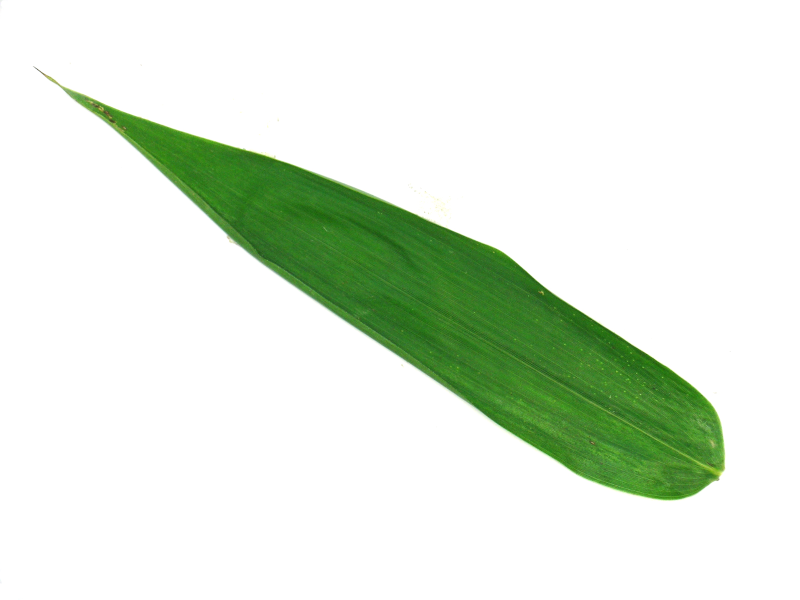
#> input picture model/Leaves/1027.jpg, 1600 x 1200 px, found by its file name (shown at 1/2 size); its folder holds only this picture in this run
$ jupyter execute --allow-errors image_preprocessing.ipynb   (shell and % lines are left out)   (older library calls are emulated)
#> lines starting #> are read from the running program, lines starting #| are printed output that depends on the picture; after the words box and inside, x2 and y2 are one past the last pixel; in counts of white or black regions, pixels touching at a corner belong together
[cell 1]
from google.colab import drive
drive.mount('/content/drive')

[cell 2]
cd /content/drive/MyDrive/inter_iit

[cell 3]
import os
import cv2
import numpy as np
import pandas as pd
import mahotas as mt
from matplotlib import pyplot as plt

[cell 4]
dest = r'/content/drive/MyDrive/inter_iit/Leaves/'
images = os.listdir(dest)

[cell 5]
category_points = [1001,1059,1060,1122,1552,1616,1123,1194,1195,1267,1268,1323,1324,1385,1386,1437,1497,1551,1438,1496,2001,2050,2051,2113,2114,2165,2166,2230,2231,2290,2291,2346,2347,2423,2424,2485,2486,2546,2547,2612,2616,2675,3001,3055,3056,3110,3111,3175,3176,3229,3230,3281,3282,3334,3335,3389,3390,3446,3447,3510,3511,3563,3566,3621]

[cell 6]
def dataset_creation():
    attributes = ['area','perimeter','length','width','aspect_ratio','rectangularity','circularity', 'mean_r','mean_g','mean_b','stdd_r','stdd_g','std_b', 'contrast','correlation','inverse_difference_moments','entropy','target']
    dataframe = pd.DataFrame([], columns=attributes)
    for imgs in images:
        img_path = dest + imgs
        main_image = cv2.imread(img_path)
#> main_image is the input picture: shape (1200, 1600, 3); mean B, G, R 220.1, 234.3, 223.6

        image = cv2.cvtColor(main_image, cv2.COLOR_BGR2RGB)
        gray = cv2.cvtColor(image,cv2.COLOR_RGB2GRAY)
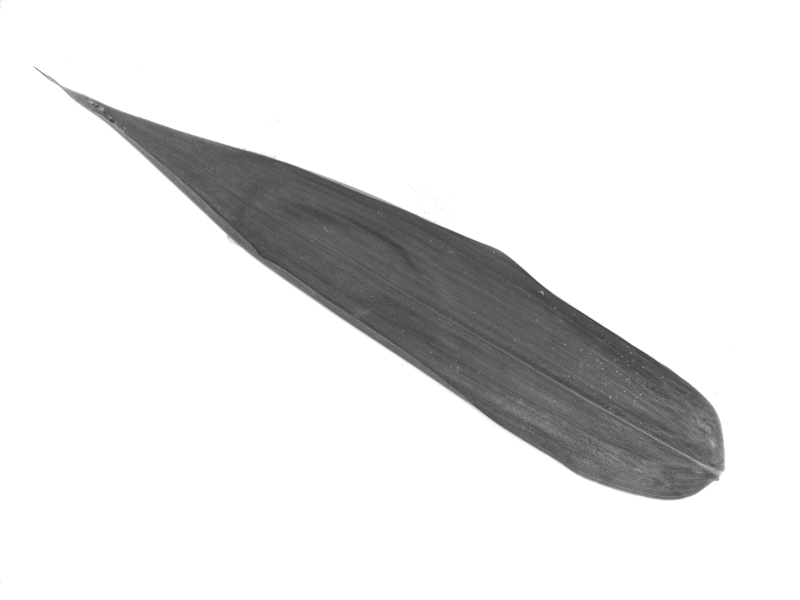
#> gray: shape (1200, 1600) (shown at 1/2 size); min 52, max 255, mean 229.5
        blur = cv2.GaussianBlur(gray, (25,25),0)
        ret_otsu,im_bw_otsu = cv2.threshold(blur,0,255,cv2.THRESH_BINARY_INV+cv2.THRESH_OTSU)
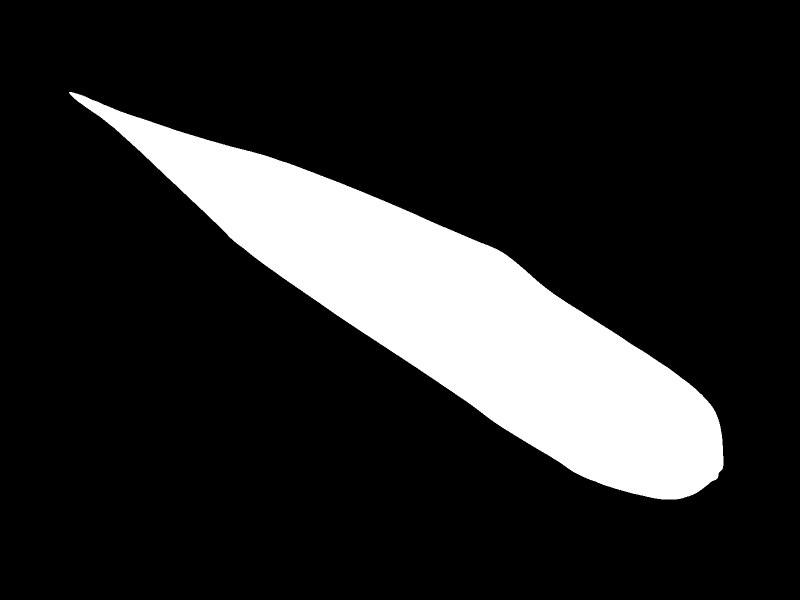
#> im_bw_otsu: shape (1200, 1600) (shown at 1/2 size); 15.9% white; 1 white region, box (x1, y1, x2, y2) and area: (138, 184, 1447, 999) 305288
#> ret_otsu = 176
        kernel = np.ones((50,50),np.uint8)
        closing = cv2.morphologyEx(im_bw_otsu, cv2.MORPH_CLOSE, kernel)
#> closing: shape (1200, 1600); 15.9% white; 1 white region

        contours, _ = cv2.findContours(closing,cv2.RETR_TREE,cv2.CHAIN_APPROX_SIMPLE)
#> contours = 1 contour; box (x1, y1, x2, y2) and area: (139, 185, 1448, 1000) 303922
        cnt = contours[0]
#> cnt = contour of 1593 points, box (x1, y1, x2, y2) (139, 185, 1448, 1000), area 303922
        M = cv2.moments(cnt)
#> M = moments, m00 303921.5, centre m10/m00, m01/m00 = (907.8, 630)
        area = cv2.contourArea(cnt)
#> area = 303921.5
        perimeter = cv2.arcLength(cnt,True)
#> perimeter = 3357.7
        p,q,r,s = cv2.boundingRect(cnt)
#> p = 139; q = 185; r = 1309; s = 815
        aspect_ratio = float(r)/s
#> aspect_ratio = 1.61
        rectangularity = r*s/area
#> rectangularity = 3.51
        circularity = ((perimeter)**2)/area
#> circularity = 37.1

        red = image[:,:,0]
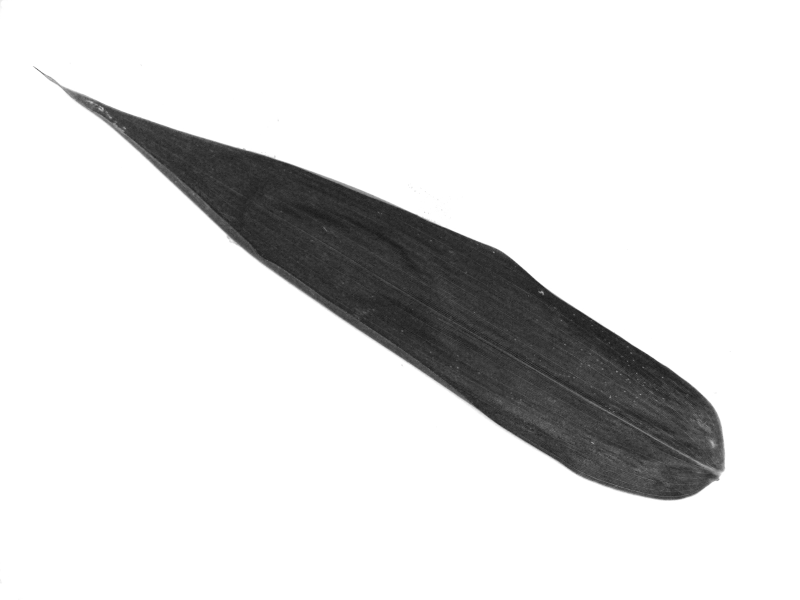
#> red: shape (1200, 1600) (shown at 1/2 size); min 18, max 255, mean 223.6
        green = image[:,:,1]
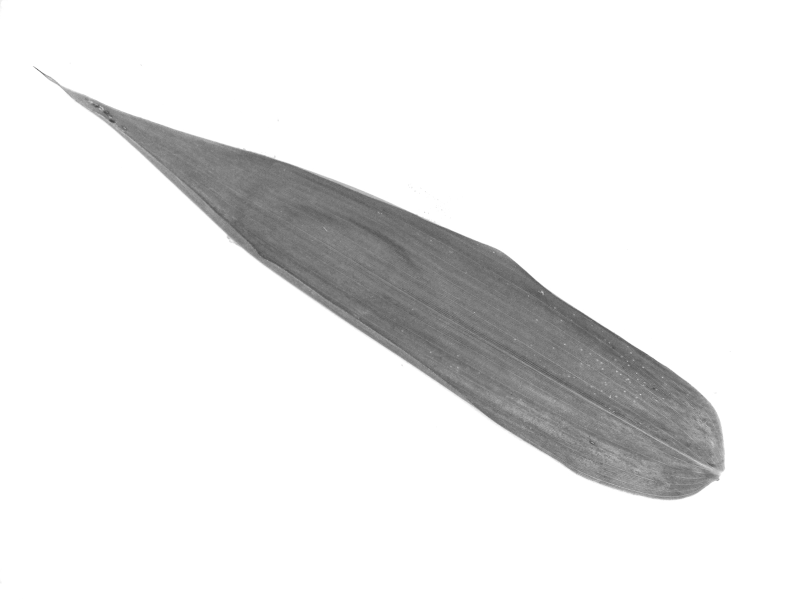
#> green: shape (1200, 1600) (shown at 1/2 size); min 61, max 255, mean 234.3
        blue = image[:,:,2]
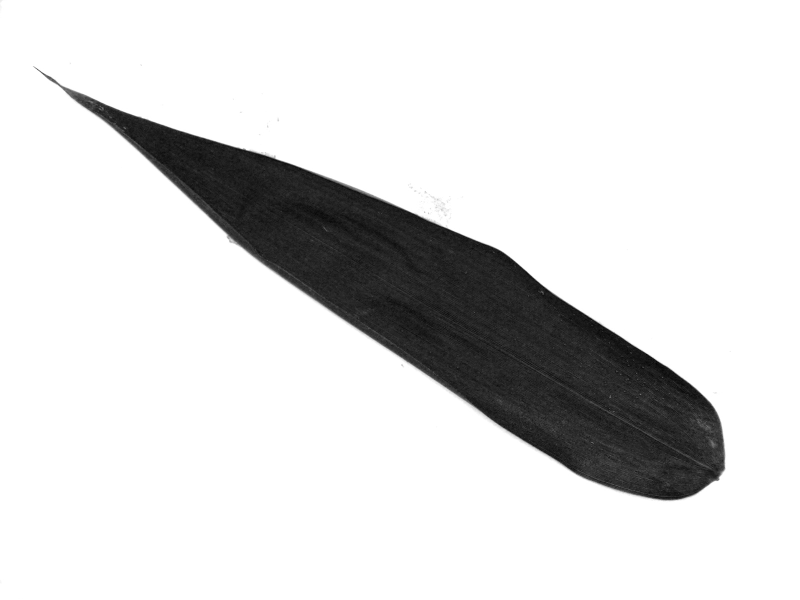
#> blue: shape (1200, 1600) (shown at 1/2 size); min 0, max 255, mean 220.1
        blue[blue == 255] = 0
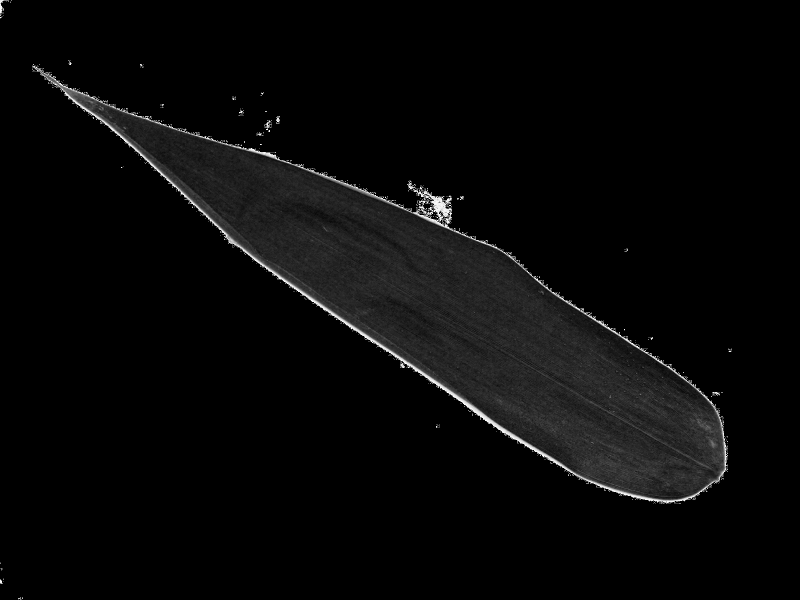
#> blue: shape (1200, 1600) (shown at 1/2 size); min 0, max 254, mean 8.3
        green[green == 255] = 0
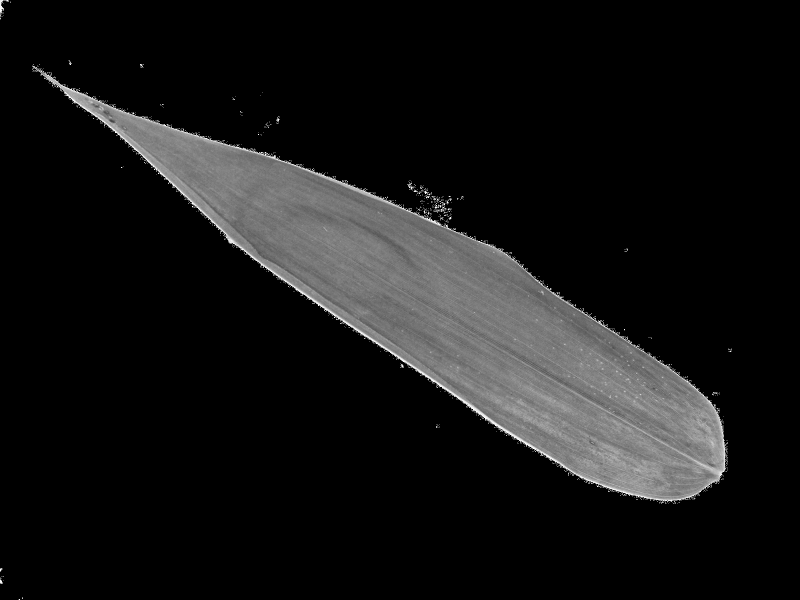
#> green: shape (1200, 1600) (shown at 1/2 size); min 0, max 254, mean 21.7
        red[red == 255] = 0
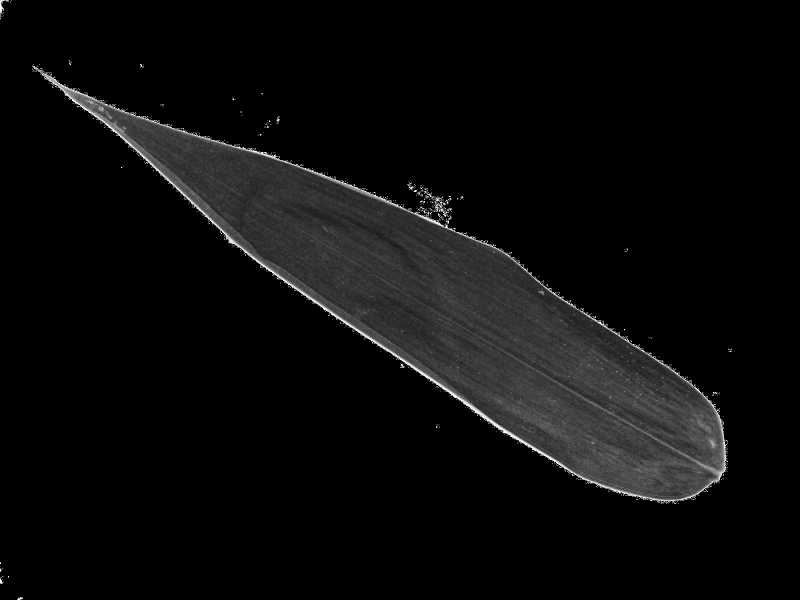
#> red: shape (1200, 1600) (shown at 1/2 size); min 0, max 254, mean 11.3

        mean_r = np.mean(red)
#> mean_r = 11.28
        mean_g = np.mean(green)
#> mean_g = 21.69
        mean_b = np.mean(blue)
#> mean_b = 8.27

        stdd_r= np.std(red)
#> stdd_r = 30.01
        stdd_g = np.std(green)
#> stdd_g = 49.84
        stdd_b = np.std(blue)
#> stdd_b = 26.28

        texture = mt.features.haralick(gray)
        ht_mean = texture.mean(axis=0)
        contrast = ht_mean[1]
        correlation = ht_mean[2]
        inverse_diff_moments = ht_mean[4]
        entropy = ht_mean[8]
        target=''
        image_number = int(imgs.split(".")[0])
        f = 0
        i = 0
        for i in range(0,len(category_points),2):
          if((image_number >= category_points[i]) and (image_number <= category_points[i+1])):
            f = 1
            break
        if(f==1):
         target = int((i/2))


        vector = [area,perimeter,r,s,aspect_ratio,rectangularity,circularity,mean_r,mean_g,mean_b,stdd_r,stdd_g,stdd_b,contrast,correlation,inverse_diff_moments,entropy,target]

        temp = pd.DataFrame([vector],columns=attributes)
        dataframe = dataframe.append(temp)
    return dataframe

$ run again, on model/Leaves/1060.jpg
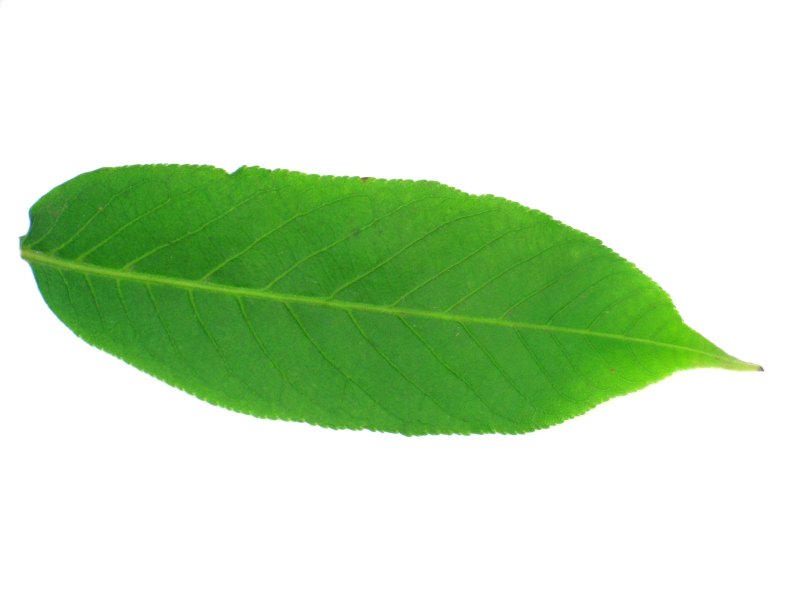
#> input picture model/Leaves/1060.jpg, 1600 x 1200 px, found by its file name (shown at 1/2 size)
#> in dataset_creation, main_image is the input picture: shape (1200, 1600, 3); mean B, G, R 193.2, 225.9, 201.9
#> in dataset_creation, `ret_otsu,im_bw_otsu = cv2.threshold(blur,0,255,cv2.THRESH_BINARY_INV+c..`:
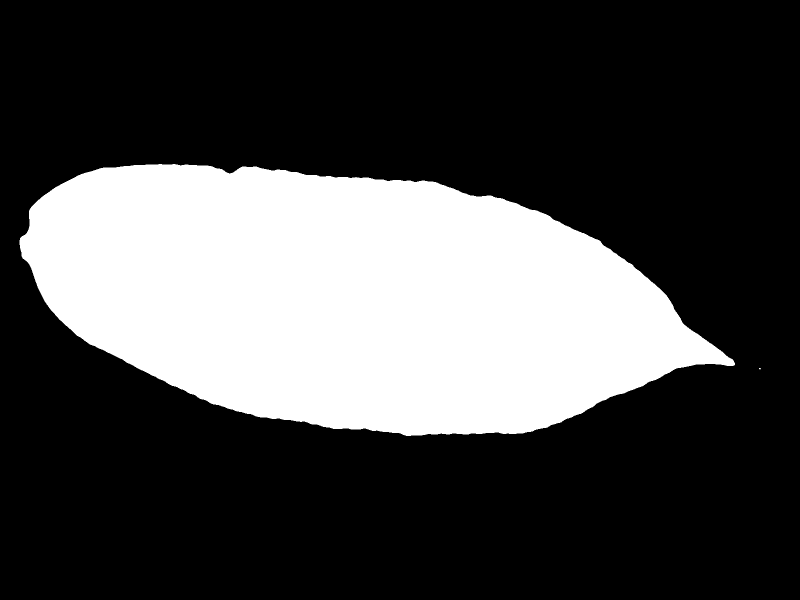
#> im_bw_otsu: shape (1200, 1600) (shown at 1/2 size); 28.2% white; 2 white regions (1 under 20 px), largest, box (x1, y1, x2, y2) and area: (39, 328, 1470, 872) 542158
#> ret_otsu = 184
#> closing: shape (1200, 1600); 28.3% white; 2 white regions (1 under 20 px)
#> contours = 2 contours, 1 with area under 20; largest, box (x1, y1, x2, y2) and area: (40, 329, 1471, 873) 541362
#> cnt = [[1519, 737], [1519, 738], [1520, 739], [1521, 739], [1522, 738], [1521, 737]]
#> M = moments, m00 4.5, centre m10/m00, m01/m00 = (1520.4, 737.9)
#> area = 4.5
#> perimeter = 8.24
#> p = 1519; q = 737; r = 4; s = 3
#> aspect_ratio = 1.33
#> rectangularity = 2.67
#> circularity = 15.1
#> in dataset_creation, `red[red == 255] = 0`:
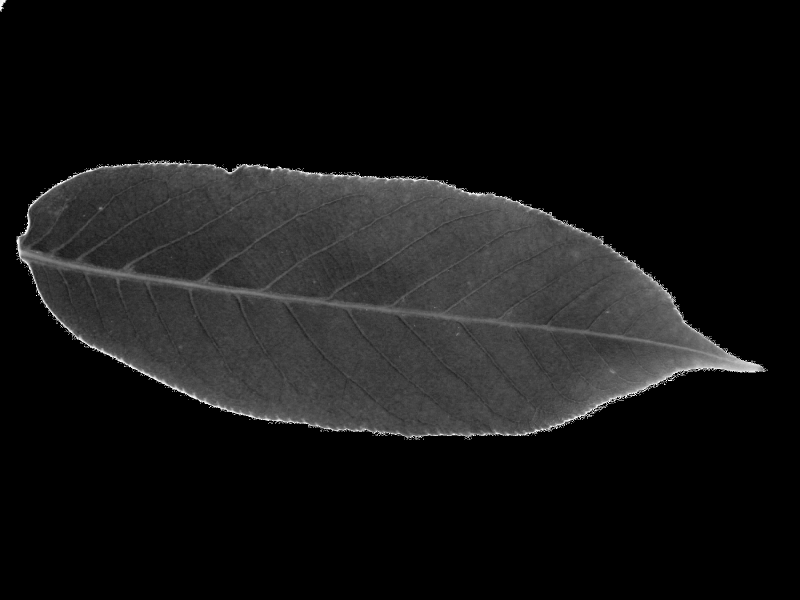
#> red: shape (1200, 1600) (shown at 1/2 size); min 0, max 254, mean 21.2
#> mean_r = 21.25
#> mean_g = 44.79
#> mean_b = 12.83
#> stdd_r = 36.85
#> stdd_g = 71.03
#> stdd_b = 26.37

$ run again, on model/Leaves/1105.jpg
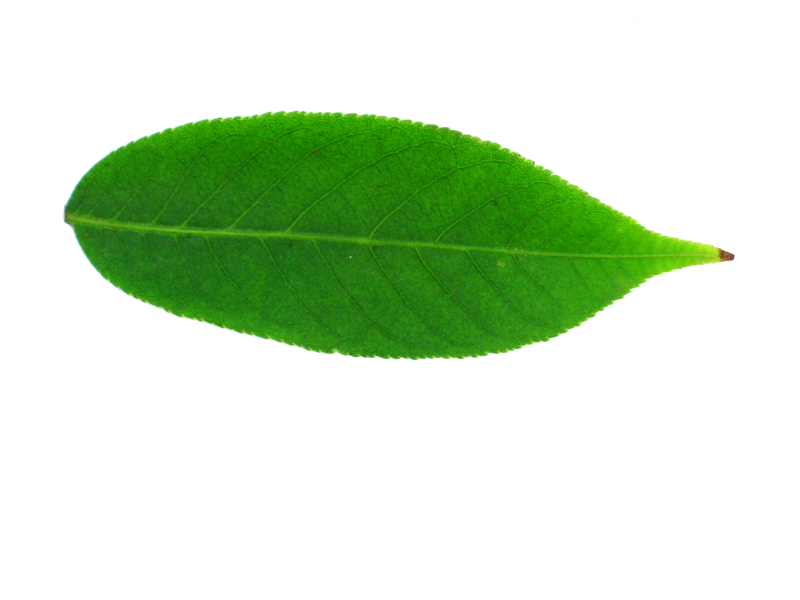
#> input picture model/Leaves/1105.jpg, 1600 x 1200 px, found by its file name (shown at 1/2 size)
#> in dataset_creation, main_image is the input picture: shape (1200, 1600, 3); mean B, G, R 199.7, 226.9, 206.6
#> in dataset_creation, `ret_otsu,im_bw_otsu = cv2.threshold(blur,0,255,cv2.THRESH_BINARY_INV+c..`:
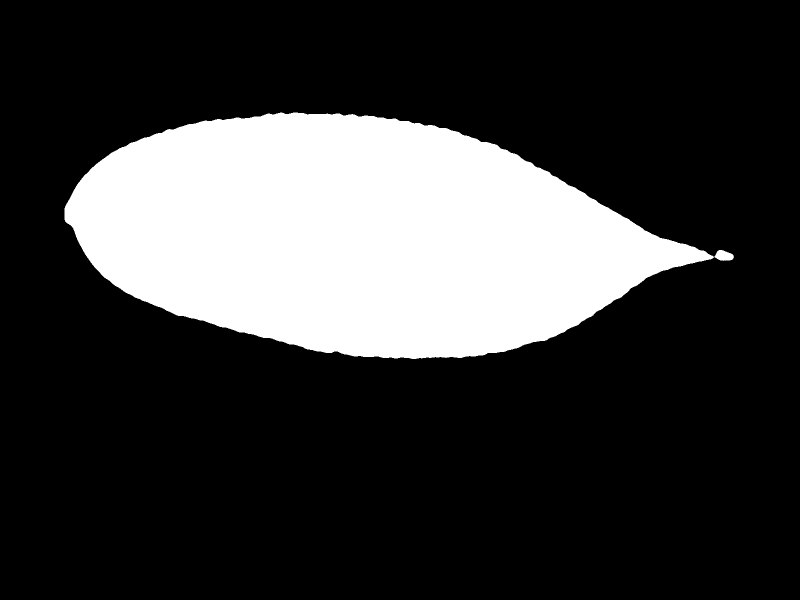
#> im_bw_otsu: shape (1200, 1600) (shown at 1/2 size); 22.6% white; 1 white region, box (x1, y1, x2, y2) and area: (129, 225, 1468, 718) 433517
#> ret_otsu = 173
#> closing: shape (1200, 1600); 22.6% white; 1 white region
#> contours = 1 contour; box (x1, y1, x2, y2) and area: (130, 226, 1469, 719) 432918
#> cnt = contour of 1254 points, box (x1, y1, x2, y2) (130, 226, 1469, 719), area 432918
#> M = moments, m00 432918, centre m10/m00, m01/m00 = (718.1, 472.7)
#> area = 432918
#> perimeter = 3141
#> p = 130; q = 226; r = 1339; s = 493
#> aspect_ratio = 2.72
#> rectangularity = 1.52
#> circularity = 22.79
#> in dataset_creation, `red[red == 255] = 0`:
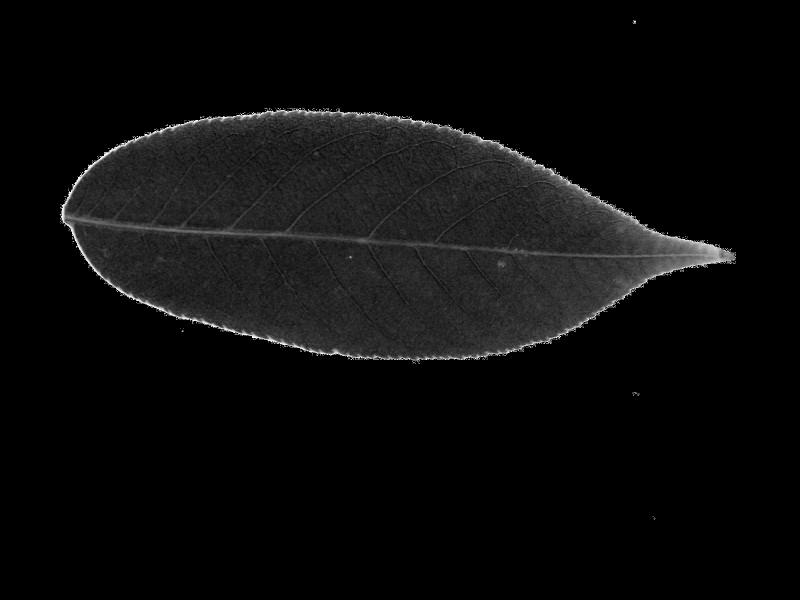
#> red: shape (1200, 1600) (shown at 1/2 size); min 0, max 254, mean 11.4
#> mean_r = 11.44
#> mean_g = 31.33
#> mean_b = 4.53
#> stdd_r = 26.65
#> stdd_g = 58.29
#> stdd_b = 18.62
